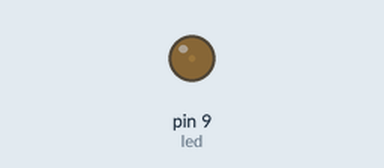
Recording of a sketch running on a simulated Arduino Uno, built with avr-gcc and run on an emulated ATmega328P. Parts: output pins drawn as LEDs (lit = HIGH).

Above: at 0.05 s.
At 0.5 s:
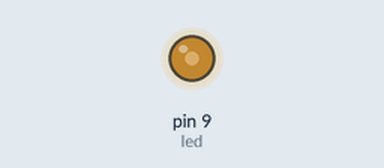
At 0.95 s:
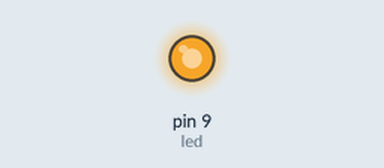
At 1.8 s:
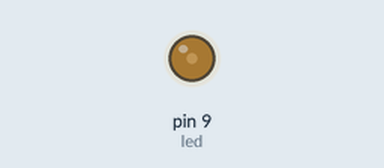
Timing chart, 0 to 4.7 s (numbered marks = the images above):
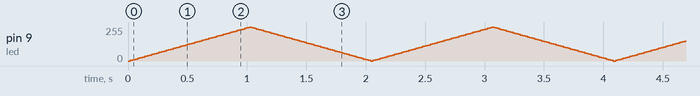

The sketch:

fade_led.ino
```cpp
int led = 9;
int brightness = 0;
int fadeamount =5;


// the setup routine runs once when you press reset:
void setup() {
  // initialize the digital pin as an output.
  pinMode(led, OUTPUT);
}

// the loop routine runs over and over again forever:
void loop() {
  analogWrite(led, brightness);
  brightness = brightness + fadeamount;
  if (brightness == 0 || brightness == 255)
    {
      fadeamount= -fadeamount;
    }
    delay(20);
}
```
